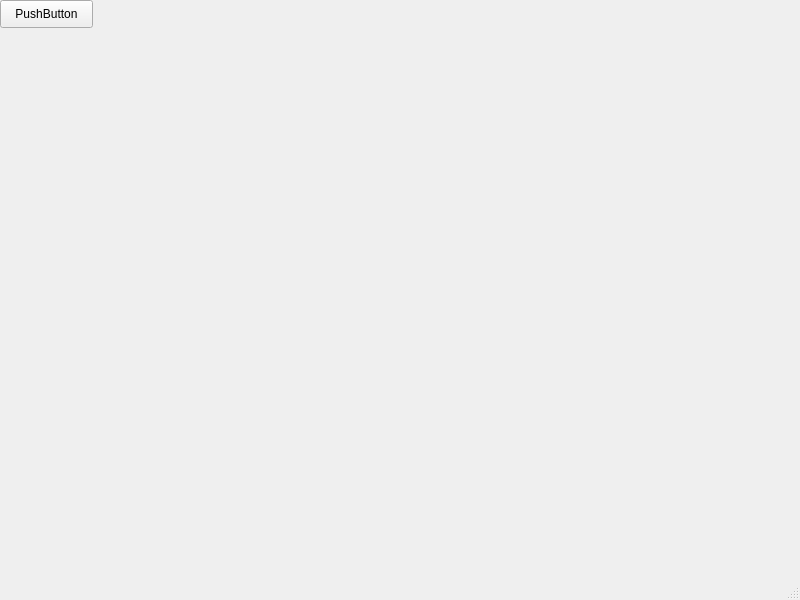
<?xml version="1.0" encoding="UTF-8"?>
<ui version="4.0">
 <class>MainWindow</class>
 <widget class="QMainWindow" name="MainWindow">
  <property name="geometry">
   <rect>
    <x>0</x>
    <y>0</y>
    <width>800</width>
    <height>600</height>
   </rect>
  </property>
  <property name="windowTitle">
   <string>MainWindow</string>
  </property>
  <widget class="QWidget" name="centralwidget">
   <widget class="QPushButton" name="pushButton">
    <property name="geometry">
     <rect>
      <x>0</x>
      <y>0</y>
      <width>93</width>
      <height>28</height>
     </rect>
    </property>
    <property name="text">
     <string>PushButton</string>
    </property>
   </widget>
   <widget class="QLabel" name="label">
    <property name="geometry">
     <rect>
      <x>10</x>
      <y>40</y>
      <width>781</width>
      <height>511</height>
     </rect>
    </property>
    <property name="text">
     <string/>
    </property>
   </widget>
  </widget>
  <widget class="QMenuBar" name="menubar">
   <property name="geometry">
    <rect>
     <x>0</x>
     <y>0</y>
     <width>800</width>
     <height>26</height>
    </rect>
   </property>
  </widget>
  <widget class="QStatusBar" name="statusbar"/>
 </widget>
 <resources/>
 <connections/>
</ui>
